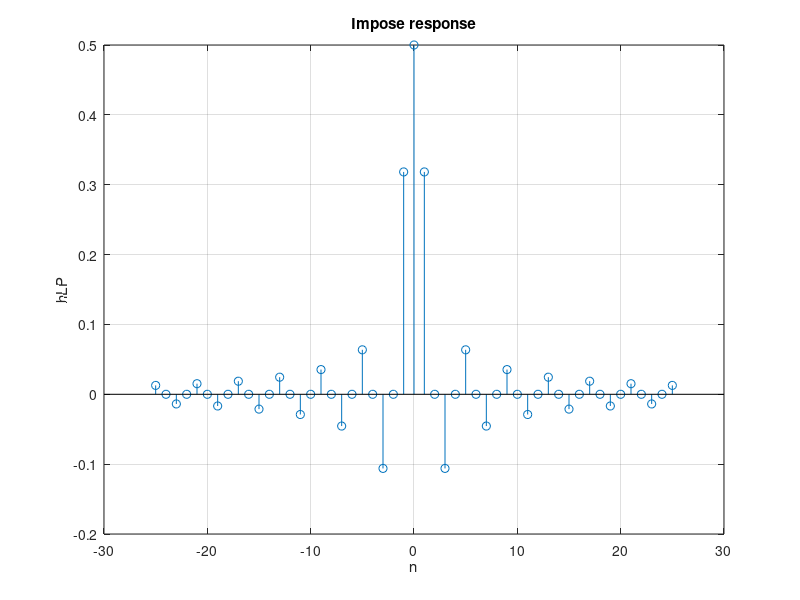

Write MATLAB code to recreate this figure. (Note: this script raises an error after producing the figure.)
%% %%FIR Design%% %%

clear all
close all
clc

%% Q1
c = 1/2;
n = -25:25;
hlp = c*sinc(c*n);
figure(1)
stem(n,hlp)
% fvtool(hlp,1)
title('Impose response')
xlabel('n')
ylabel('hLP')
grid on

%% Q2
L = 51;
ww = -pi: 0.0001: pi;

w1 = blackman(L);
w2 = hamming(L);
w3 = hann(L);
hlp_blackman = hlp.*w1';
hlp_hamming = hlp.*w2';
hlp_hann = hlp.*w3';

% Hlp_blackman = dtft(hlp_blackman, -25, 25, ww);
% Hlp_hamming = dtft(hlp_hamming, -25, 25, ww);
% Hlp_hann = dtft(hlp_hann, -25, 25, ww);
% 
% figure(2)
% plot(ww, mag2db(abs(Hlp_blackman)))
% title("Magnitude of the DTFT of Hlp_blackman")
% xlabel('w / rad')
% ylabel('A')

fvtool(hlp_blackman,1,hlp_hamming,1,hlp_hann,1)
legend('blackman','hamming','hann')

%% Q3
Ws = 16;
Wpass = 3/Ws*2*pi; 
Wstop = 5/Ws*2*pi;
Wc = (Wpass + Wstop)/2;
dW = Wstop - Wpass;
Ap = 0.2;
Ast = 40;
WW = [5.56*pi 3.32*pi 3.11*pi];

for i = 1:3
    M(i) = round(WW(i)/dW);
    N(i) = 2*M(i)+1;
end

n1 = -M(1):M(1);
n2 = -M(2):M(2);
n3 = -M(3):M(3);

hlp1 = (Wc/pi)*sinc(Wc*n1/pi);
hlp2 = (Wc/pi)*sinc(Wc*n2/pi);
hlp3 = (Wc/pi)*sinc(Wc*n3/pi);

win1 = blackman(N(1))';
win2 = hamming(N(2))';
win3 = hann(N(3))';

hlp_blackman = hlp1.*win1;
hlp_hamming = hlp2.*win2;
hlp_hann = hlp3.*win3;

% designSpecs = fdesign.lowpass('Fp,Fst,Ap,Ast',Fpass,Fstop,Ap,Ast);
     
% hlp = designfilt('lowpassfir','PassbandFrequency',Fpass,...
%   'StopbandFrequency',Fstop,'PassbandRipple',Ap,'StopbandAttenuation',Ast);
% fvtool(hlp)

figure(2)
stem(n1,hlp_blackman)
hold on
stem(n2,hlp_hamming)
hold on
stem(n3,hlp_hann)
title('Impulse responses')
legend('blackman','hamming','hann')
xlabel('n')
ylabel('meg')
grid on

fvtool(hlp_blackman,1,hlp_hamming,1,hlp_hann,1)
legend('blackman','hamming','hann')

%% Q4
w1 = blackman(N(1)+1)';
w2 = hamming(N(2)+1)';
w3 = hann(N(3)+1)';
wn = 4/8;
hlp_blackman = fir1(N(1),wn,'low',w1);
hlp_hamming = fir1(N(2),wn,'low',w2);
hlp_hann = fir1(N(3),wn,'low',w3);

figure(3)
stem((-N(1)/2:N(1)/2),hlp_blackman)
hold on
stem((-N(2)/2:N(2)/2),hlp_hamming)
hold on
stem((-N(3)/2:N(3)/2),hlp_hann)
title('Impulse responses')
legend('blackman','hamming','hann')
xlabel('n')
ylabel('meg')
grid on

fvtool(hlp_blackman,1,hlp_hamming,1,hlp_hann,1)
legend('blackman','hamming','hann')

%% Q5
Ws = 16;
Wpass = 3/Ws*2*pi; 
Wstop = 5/Ws*2*pi;
Wc = (Wpass + Wstop)/2;
dW = Wstop - Wpass;
WW = [5.56*pi 3.32*pi 3.11*pi];

for i = 1:3
    M(i) = round(WW(i)/dW);
    N(i) = 2*M(i)+1;
end

w1 = blackman(N(1)+1)';
w2 = hamming(N(2)+1)';
w3 = hann(N(3)+1)';
hlp_blackman = fir1(N(1),Wc/pi,'low',w1);
hlp_hamming = fir1(N(2),Wc/pi,'low',w2);
hlp_hann = fir1(N(3),Wc/pi,'low',w3);

% figure(4)
% stem((-N(1)/2:N(1)/2),hlp_blackman)
% hold on
% stem((-N(2)/2:N(2)/2),hlp_hamming)
% hold on
% stem((-N(3)/2:N(3)/2),hlp_hann)
% title('Impulse responses')
% legend('blackman','hamming','hann')
% xlabel('n')
% ylabel('meg')
% grid on

% fvtool(hlp_blackman,1,hlp_hamming,1,hlp_hann,1)
% legend('blackman','hamming','hann')

[h1, w1] = freqz(hlp_blackman,1,512,2*pi/0.75);
[h2, w2] = freqz(hlp_hamming,1,512,2*pi/0.75);
[h3, w3] = freqz(hlp_hann,1,512,2*pi/0.75);
plot(w1/pi, 20*log10(abs(h1)));
hold on
plot(w2/pi, 20*log10(abs(h2)));
hold on
plot(w3/pi, 20*log10(abs(h3)));
grid;
xlabel('\omega/\pi'); 
ylabel('Gain, in dB');
title('Lowpass filter designed using each window');
legend('blackman','hamming','hann')
xlim([0 1])

%% Q6
N = 30;
fs = 16000;
GdB = [-30,-30,-20,-10,-10,0,15,15];
fpts = [0, 1/64, 1/32, 1/16, 1/8, 1/4, 1/2, 1];
mval = db2mag(GdB);
B = fir2(N,fpts, mval);

fvtool(B)

[x_in,fs] = audioread('speech_wideband_16k.wav');

multiband_fir = dsp.FIRFilter(B);
audio_frame_filtered = multiband_fir(x_in);
audiowrite('speech_wideband_16k_filtered.wav',audio_frame_filtered,fs)

compareResponse('speech_wideband_16k_filtered.wav')

%% Q7
N = 30;
fs = 16000;
GdB = [-30,-30,-20,-10,-10,0,15,15];
mval = db2mag(GdB);
fpts = [0, 1/64, 1/32, 1/16, 1/8, 1/4, 1/2, 1];
for i = 2:7
    B = fir2(N,[fpts(1),fpts(i),fpts(8)], [mval(1),mval(i),mval(8)]);
    gda(i-1) = mean(grpdelay(B,1,512));
end

